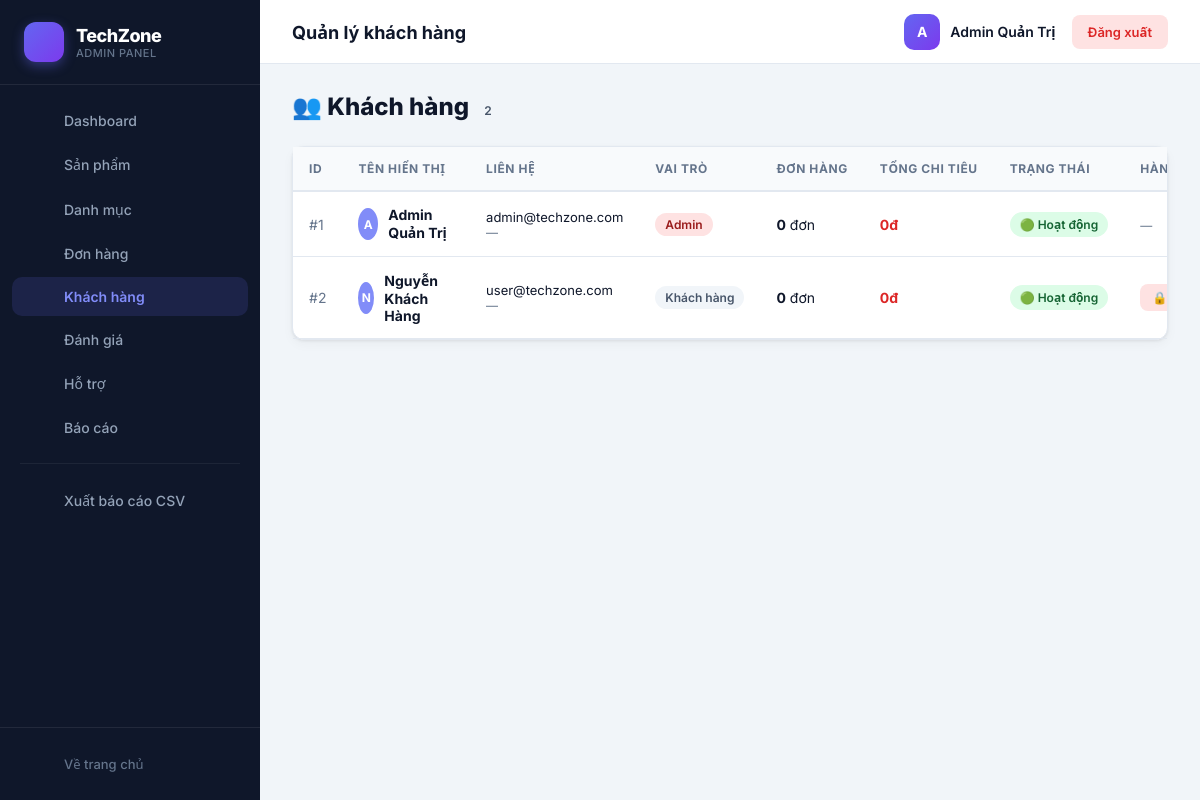
The page /admin/users.php (signed in) on the database as committed earlier.
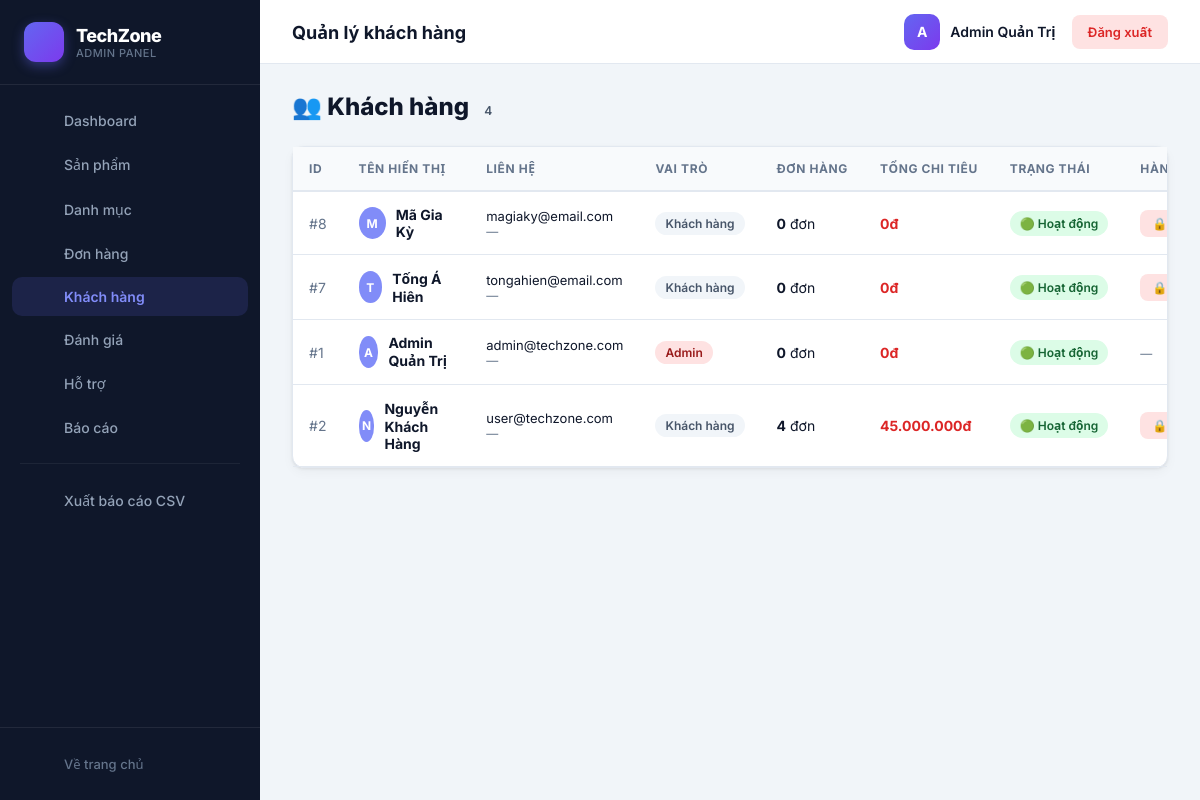
The same page on the database as committed later.
### tables this page shows
CREATE TABLE `users` (
  `id` int(10) UNSIGNED NOT NULL,
  `fullname` varchar(100) NOT NULL,
  `email` varchar(150) NOT NULL,
  `password` varchar(255) NOT NULL,
  `role` enum('admin','customer') NOT NULL DEFAULT 'customer',
  `phone` varchar(20) DEFAULT NULL,
  `address` text DEFAULT NULL,
  `avatar` varchar(255) DEFAULT NULL,
  `created_at` datetime NOT NULL DEFAULT current_timestamp(),
  `updated_at` datetime NOT NULL DEFAULT current_timestamp() ON UPDATE current_timestamp(),
  `status` tinyint(1) NOT NULL DEFAULT 1
);

### admin/users.php (the view, shortened to what this page needs)
<?php
$pageTitle = 'Quản lý khách hàng';
$currentPage = 'users';
$pdo = getDB();
$stmt = $pdo->query("
    SELECT u.id, u.fullname, u.email, u.phone, u.role, u.status, u.created_at,
           COUNT(o.id) as total_orders,
           SUM(CASE WHEN o.status = 'Đã hoàn thành' THEN o.total_price ELSE 0 END) as total_spent
    FROM users u
    LEFT JOIN orders o ON u.id = o.user_id
    GROUP BY u.id
    ORDER BY u.created_at DESC
");
$users = $stmt->fetchAll(PDO::FETCH_ASSOC);
require_once __DIR__ . '/admin_layout.php';
?>
<div class="page-header">
    <h1>👥 Khách hàng <span class="badge badge-secondary"><?= count($users) ?></span></h1>
</div>
<div class="card">
    <div class="card-body" style="padding:0;">
        <div class="table-container">
            <table class="data-table">
                <thead>
                    <tr>
                        <th>ID</th>
                        <th>Tên hiển thị</th>
                        <th>Liên hệ</th>
                        <th>Vai trò</th>
                        <th>Đơn hàng</th>
                        <th>Tổng chi tiêu</th>
                        <th>Trạng thái</th>
                        <th>Hành động</th>
                    </tr>
                </thead>
                <tbody>
                    <?php foreach ($users as $u): ?>
                        <tr>
                            <td style="color:var(--text-sub);">#<?= $u['id'] ?></td>
                            <td>
                                <div style="display:flex;align-items:center;gap:10px;">
                                    <div style="width:32px;height:32px;border-radius:50%;background:var(--primary-light);color:#fff;display:flex;align-items:center;justify-content:center;font-weight:700;font-size:12px;">
                                        <?= mb_substr(htmlspecialchars($u['fullname'] ?? 'U'), 0, 1, 'UTF-8') ?>
                                    </div>
                                    <strong><?= htmlspecialchars($u['fullname'] ?? 'Chưa cập nhật') ?></strong>
                                </div>
                            </td>
                            <td>
                                <div style="font-size:13px;"><?= htmlspecialchars($u['email']) ?></div>
                                <div style="font-size:12px;color:var(--text-sub);"><?= htmlspecialchars($u['phone'] ?? '—') ?></div>
                            </td>
                            <td>
                                <?php if ($u['role'] === 'admin'): ?>
                                    <span class="badge badge-danger">Admin</span>
                                <?php else: ?>
                                    <span class="badge badge-secondary">Khách hàng</span>
                                <?php endif; ?>
                            </td>
                            <td><strong><?= $u['total_orders'] ?></strong> đơn</td>
                            <td class="price"><?= number_format($u['total_spent'], 0, ',', '.') ?>đ</td>
                            <td>
                                <?php if ($u['status']): ?>
                                    <span class="badge badge-success">🟢 Hoạt động</span>
                                <?php else: ?>
                                    <span class="badge badge-danger">🔴 Bị khóa</span>
                                <?php endif; ?>
                            </td>
                            <td>
                                <?php if ($u['role'] !== 'admin'): ?>
                                    <a href="users.php?toggle=<?= $u['id'] ?>" onclick="return confirm('<?= $u['status'] ? 'Khóa' : 'Mở' ?> tài khoản này?')" class="btn btn-sm <?= $u['status'] ? 'btn-danger' : 'btn-success' ?>">
                                        <?= $u['status'] ? '🔒 Khóa' : '🔓 Mở khóa' ?>
                                    </a>
                                <?php else: ?>
                                    <span style="color:var(--text-sub);font-size:12px;">—</span>
                                <?php endif; ?>
                            </td>
                        </tr>
                    <?php endforeach; ?>
                </tbody>
            </table>
        </div>
    </div>
</div>
<?php require_once __DIR__ . '/admin_footer.php'; ?>

### admin/admin_layout.php (shortened to what this page needs)
<?php
$adminName = htmlspecialchars($_SESSION['user']['fullname'] ?? 'Admin');
$pageTitle = $pageTitle ?? 'Admin Panel';
$currentPage = $currentPage ?? '';
$menuItems = [
    ['key' => 'dashboard',  'icon' => '', 'label' => 'Dashboard',     'url' => '/bainhom/admin/index.php'],
    ['key' => 'products',   'icon' => '', 'label' => 'Sản phẩm',     'url' => '/bainhom/admin/products.php'],
    ['key' => 'categories', 'icon' => '', 'label' => 'Danh mục',     'url' => '/bainhom/admin/categories.php'],
    ['key' => 'orders',     'icon' => '', 'label' => 'Đơn hàng',     'url' => '/bainhom/admin/orders.php'],
    ['key' => 'users',      'icon' => '', 'label' => 'Khách hàng',   'url' => '/bainhom/admin/users.php'],
    ['key' => 'reviews',    'icon' => '', 'label' => 'Đánh giá',     'url' => '/bainhom/admin/reviews.php'],
    ['key' => 'tickets',    'icon' => '', 'label' => 'Hỗ trợ',       'url' => '/bainhom/admin/tickets.php'],
    ['key' => 'reports',    'icon' => '', 'label' => 'Báo cáo',      'url' => '/bainhom/admin/reports.php'],
];
?>
<!DOCTYPE html>
<html lang="vi">
<head>
</head>
<body>
<aside class="admin-sidebar">
    <div class="sidebar-brand">
        <div class="sidebar-brand-icon"></div>
        <div class="sidebar-brand-text">
            TechZone
            <span>Admin Panel</span>
        </div>
    </div>
    <nav class="sidebar-nav">
        <?php foreach ($menuItems as $item): ?>
            <a href="<?= $item['url'] ?>" class="nav-item <?= $currentPage === $item['key'] ? 'active' : '' ?>">
                <?= $item['label'] ?>
            </a>
        <?php endforeach; ?>
        <div class="nav-divider"></div>
        <a href="/bainhom/admin/export_orders.php" class="nav-item">
            Xuất báo cáo CSV
        </a>
    </nav>
    <div class="sidebar-footer">
        <a href="/bainhom/index.php" class="nav-item">
            Về trang chủ
        </a>
    </div>
</aside>
<div class="admin-main">
    <header class="admin-topbar">
        <div style="display:flex;align-items:center;gap:12px;">
            <h2 class="topbar-title"><?= htmlspecialchars($pageTitle) ?></h2>
        </div>
        <div class="topbar-right">
            <div class="topbar-user">
                <div class="topbar-avatar"><?= mb_substr($adminName, 0, 1, 'UTF-8') ?></div>
                <?= $adminName ?>
            </div>
            <a href="/bainhom/controllers/auth.php?action=logout" class="btn-topbar btn-logout">Đăng xuất</a>
        </div>
    </header>
    <main class="admin-content">

### admin/admin_footer.php
    </main>
</div>
</body>
</html>

Rows that differ between the two databases and show on the page:
added users: id "8", fullname "M", fullname "Mã Gia Kỳ", email "magiaky@email.com", phone "—", role "Khách hàng", total_orders "0", total_spent "0", status "🟢 Hoạt động"
added users: id "7", fullname "T", fullname "Tống Á Hiên", email "tongahien@email.com", phone "—", role "Khách hàng", total_orders "0", total_spent "0", status "🟢 Hoạt động"
changed users "Nguyễn Khách Hàng": total_orders "0" → "4"; total_spent "0" → "45.000.000"
Other text that changed with them:
count($users): "2" → "4"
